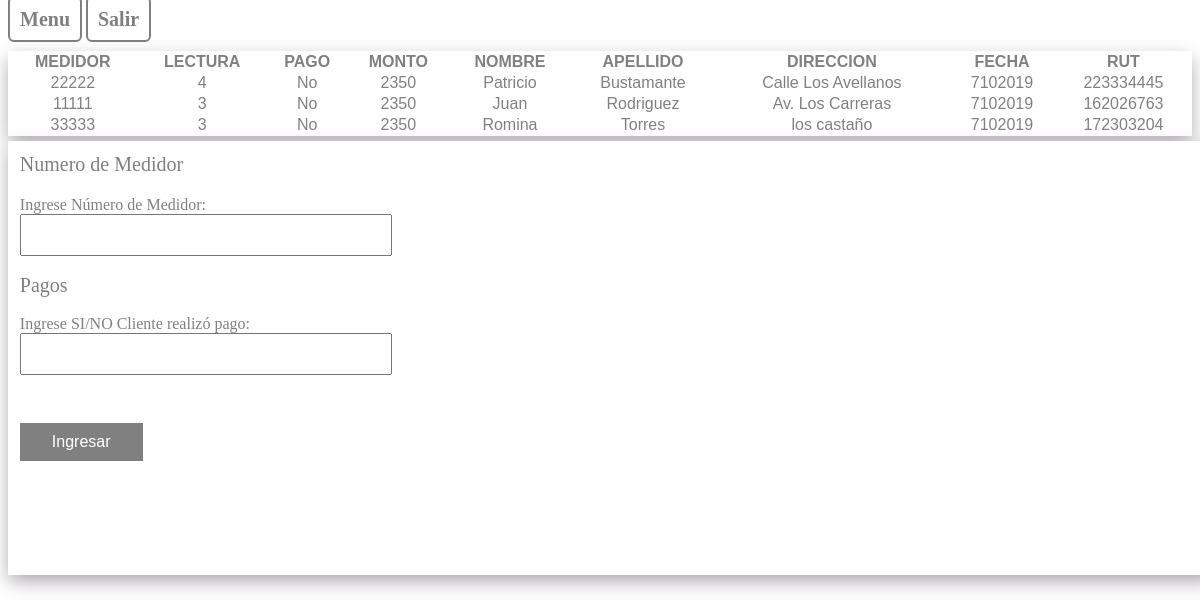
The page /pago.php on the database its author committed.
### tables this page shows
CREATE TABLE `registros` (
  `id` int(255) NOT NULL,
  `medidor` int(200) NOT NULL,
  `lectura` varchar(200) NOT NULL,
  `pago` varchar(200) NOT NULL,
  `monto` int(200) NOT NULL,
  `nombre` varchar(200) NOT NULL,
  `apellido` varchar(200) NOT NULL,
  `direccion` varchar(200) NOT NULL,
  `sector` varchar(200) NOT NULL,
  `fecha` varchar(200) NOT NULL,
  `rut` int(200) NOT NULL,
  `mes` int(200) NOT NULL
);

### pago.php (the view, shortened to what this page needs)
<!DOCTYPE html>
<html>
<head>
</head>
<a class="boton_pers" href="menu.php">Menu</a>
<a class="boton_pers" href="salir.php">Salir</a>
<?php
include'conexion.php';
$id = mysqli_query($conexion, "SELECT mes FROM registros order by id desc limit 1");
$row1=mysqli_fetch_array($id);
$id2=$row1[0];
$update = mysqli_query($conexion, "SELECT * FROM registros WHERE mes=$id2");
?>
<table class="tabla" border="1px">
		<thead>
		<tr>
			<th class="th">MEDIDOR</th>
			<th class="th">LECTURA</th>
			<th class="th">PAGO</th>
			<th class="th">MONTO</th>
			<th class="th">NOMBRE</th>
			<th class="th">APELLIDO</th>
            <th class="th">DIRECCION</th>
            <th class="th">FECHA</th>
            <th class="th">RUT</th>
		</tr>
		</thead>
<?php
while ( $row=mysqli_fetch_array($update)) {?>
<tr>
<td><?php echo $row['medidor'] ?></td>
    <td><?php echo $row['lectura'] ?></td>
    <td><?php echo $row['pago'] ?></td>
    <td><?php echo $row['monto'] ?></td>
    <td><?php echo $row['nombre'] ?></td>
    <td><?php echo $row['apellido'] ?></td>
    <td><?php echo $row['direccion'] ?></td>
    <td><?php echo $row['fecha'] ?></td>
     <td><?php echo $row['rut'] ?></td>
 </tr>
<?php } ?>
</table>
<div id="box">
<div>
	<a>Numero de Medidor</a>
</div>
<form id="form" action="pagoDato.php" method="post">
    <div>
        <label id="nominput" >Ingrese Número de Medidor:</label>
        <br>
        <input class="input" type="text" name="medidor"/>
    </div>
    <br>
    <div>
	<a>Pagos</a>
	<br>
	<br>
</div>
    <div>
         <label id="nominput" >Ingrese SI/NO Cliente realizó pago: </label>
        <br>
        <input class="input" type="text" name="pago"/>
    </div>
     <br>
    <div>
        <button class="button" type="submit">Ingresar</button>
    </div>
</form>
</div>

### css/actualizarMedidor.css (style rules this page uses)
.boton_pers { text-decoration: none; padding: 10px; font-weight: 600; font-size: 20px; color: gray; background-color: #ffffff; border-radius: 6px; border: 2px solid gray; }
.tabla { margin-top:20px; font-family: "Trebuchet MS", Arial, Helvetica, sans-serif; border-collapse: collapse; width: 100%; text-align: center; background-color: #ffffff; border:2px; border-color: #ffffff; color:gray; -webkit-box-shadow: 0px 7px 18px -1px rgba(168,165,168,1); -moz-box-shadow: 0px 7px 18px -1px rgba(168,165,168,1); box-shadow: 0px 7px 18px -1px rgba(168,165,168,1); }
.th { color: gray; text-align: center; background-color: #ffffff; }
a { margin-top: 1px; color:gray; font-size: 20px; }
#box { margin-top: 5px; background: #ffffff; padding: 1%; width: 100%; height: 410px; margin-left: auto; margin-right: auto; -webkit-box-shadow: 0px 7px 18px -1px rgba(168,165,168,1); -moz-box-shadow: 0px 7px 18px -1px rgba(168,165,168,1); box-shadow: 0px 7px 18px -1px rgba(168,165,168,1); }
#form { margin-top: 20px; display: inline-block; }
#nominput { color: gray; }
.input { padding: 5%; width: 150%; }
.button { margin-top: 30px; background-color: gray; border: none; color: white; padding: 10px 32px; text-align: center; text-decoration: none; display: inline-block; font-size: 16px; }

### rows shown on the page
registros: medidor "22222", lectura "4", pago "No", monto "2350", nombre "Patricio", apellido "Bustamante", direccion "Calle Los Avellanos", fecha "7102019", rut "223334445"
registros: medidor "11111", lectura "3", pago "No", monto "2350", nombre "Juan", apellido "Rodriguez", direccion "Av. Los Carreras", fecha "7102019", rut "162026763"
registros: medidor "33333", lectura "3", pago "No", monto "2350", nombre "Romina", apellido "Torres", direccion "los castaño", fecha "7102019", rut "172303204"
